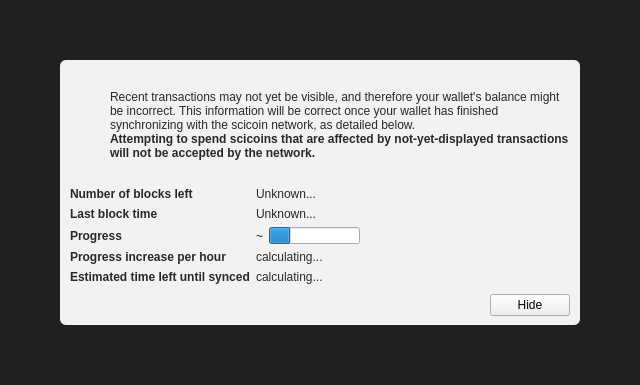
<?xml version="1.0" encoding="UTF-8"?>
<ui version="4.0">
 <class>ModalOverlay</class>
 <widget class="ModalOverlay" name="ModalOverlay">
  <property name="geometry">
   <rect>
    <x>0</x>
    <y>0</y>
    <width>640</width>
    <height>385</height>
   </rect>
  </property>
  <property name="windowTitle">
   <string>Form</string>
  </property>
  <layout class="QVBoxLayout" name="verticalLayout" stretch="0">
   <property name="sizeConstraint">
    <enum>QLayout::SetDefaultConstraint</enum>
   </property>
   <property name="leftMargin">
    <number>0</number>
   </property>
   <property name="topMargin">
    <number>0</number>
   </property>
   <property name="rightMargin">
    <number>0</number>
   </property>
   <property name="bottomMargin">
    <number>0</number>
   </property>
   <item>
    <widget class="QWidget" name="bgWidget" native="true">
     <property name="styleSheet">
      <string notr="true">#bgWidget { background: rgba(0,0,0,220); }</string>
     </property>
     <layout class="QVBoxLayout" name="verticalLayoutMain" stretch="1">
      <property name="leftMargin">
       <number>60</number>
      </property>
      <property name="topMargin">
       <number>60</number>
      </property>
      <property name="rightMargin">
       <number>60</number>
      </property>
      <property name="bottomMargin">
       <number>60</number>
      </property>
      <item>
       <widget class="QWidget" name="contentWidget" native="true">
        <property name="styleSheet">
         <string notr="true">#contentWidget { background: rgba(255,255,255,240); border-radius: 6px; }

QLabel { color: rgb(40,40,40);  }</string>
        </property>
        <layout class="QVBoxLayout" name="verticalLayoutSub" stretch="1,0,0,0">
         <property name="spacing">
          <number>0</number>
         </property>
         <property name="leftMargin">
          <number>10</number>
         </property>
         <property name="topMargin">
          <number>10</number>
         </property>
         <property name="rightMargin">
          <number>10</number>
         </property>
         <property name="bottomMargin">
          <number>10</number>
         </property>
         <item>
          <layout class="QHBoxLayout" name="horizontalLayoutIconText" stretch="0,1">
           <property name="topMargin">
            <number>20</number>
           </property>
           <item>
            <layout class="QVBoxLayout" name="verticalLayoutIcon">
             <property name="leftMargin">
              <number>0</number>
             </property>
             <item>
              <widget class="QPushButton" name="warningIcon">
               <property name="enabled">
                <bool>false</bool>
               </property>
               <property name="text">
                <string/>
               </property>
               <property name="icon">
                <iconset>
                 <normaloff>:/icons/warning</normaloff>
                 <disabledoff>:/icons/warning</disabledoff>:/icons/warning</iconset>
               </property>
               <property name="iconSize">
                <size>
                 <width>48</width>
                 <height>48</height>
                </size>
               </property>
               <property name="flat">
                <bool>true</bool>
               </property>
              </widget>
             </item>
             <item>
              <spacer name="verticalSpacerWarningIcon">
               <property name="orientation">
                <enum>Qt::Vertical</enum>
               </property>
               <property name="sizeHint" stdset="0">
                <size>
                 <width>20</width>
                 <height>40</height>
                </size>
               </property>
              </spacer>
             </item>
            </layout>
           </item>
           <item>
            <layout class="QVBoxLayout" name="verticalLayoutInfoText">
             <property name="leftMargin">
              <number>0</number>
             </property>
             <property name="topMargin">
              <number>0</number>
             </property>
             <item>
              <widget class="QLabel" name="infoText">
               <property name="text">
                <string>Recent transactions may not yet be visible, and therefore your wallet's balance might be incorrect. This information will be correct once your wallet has finished synchronizing with the scicoin network, as detailed below.</string>
               </property>
               <property name="textFormat">
                <enum>Qt::RichText</enum>
               </property>
               <property name="wordWrap">
                <bool>true</bool>
               </property>
              </widget>
             </item>
             <item>
              <widget class="QLabel" name="infoTextStrong">
               <property name="font">
                <font>
                 <weight>75</weight>
                 <bold>true</bold>
                </font>
               </property>
               <property name="text">
                <string>Attempting to spend scicoins that are affected by not-yet-displayed transactions will not be accepted by the network.</string>
               </property>
               <property name="textFormat">
                <enum>Qt::RichText</enum>
               </property>
               <property name="wordWrap">
                <bool>true</bool>
               </property>
              </widget>
             </item>
             <item>
              <spacer name="verticalSpacerInTextSpace">
               <property name="orientation">
                <enum>Qt::Vertical</enum>
               </property>
               <property name="sizeHint" stdset="0">
                <size>
                 <width>20</width>
                 <height>40</height>
                </size>
               </property>
              </spacer>
             </item>
            </layout>
           </item>
          </layout>
         </item>
         <item>
          <spacer name="verticalSpacerAfterText">
           <property name="orientation">
            <enum>Qt::Vertical</enum>
           </property>
           <property name="sizeHint" stdset="0">
            <size>
             <width>20</width>
             <height>40</height>
            </size>
           </property>
          </spacer>
         </item>
         <item>
          <layout class="QFormLayout" name="formLayout">
           <property name="fieldGrowthPolicy">
            <enum>QFormLayout::FieldsStayAtSizeHint</enum>
           </property>
           <property name="horizontalSpacing">
            <number>6</number>
           </property>
           <property name="verticalSpacing">
            <number>6</number>
           </property>
           <property name="topMargin">
            <number>10</number>
           </property>
           <item row="0" column="0">
            <widget class="QLabel" name="labelNumberOfBlocksLeft">
             <property name="font">
              <font>
               <weight>75</weight>
               <bold>true</bold>
              </font>
             </property>
             <property name="text">
              <string>Number of blocks left</string>
             </property>
            </widget>
           </item>
           <item row="0" column="1">
            <widget class="QLabel" name="numberOfBlocksLeft">
             <property name="text">
              <string>Unknown...</string>
             </property>
            </widget>
           </item>
           <item row="1" column="0">
            <widget class="QLabel" name="labelLastBlockTime">
             <property name="font">
              <font>
               <weight>75</weight>
               <bold>true</bold>
              </font>
             </property>
             <property name="text">
              <string>Last block time</string>
             </property>
            </widget>
           </item>
           <item row="1" column="1">
            <widget class="QLabel" name="newestBlockDate">
             <property name="sizePolicy">
              <sizepolicy hsizetype="Maximum" vsizetype="Preferred">
               <horstretch>0</horstretch>
               <verstretch>0</verstretch>
              </sizepolicy>
             </property>
             <property name="text">
              <string>Unknown...</string>
             </property>
            </widget>
           </item>
           <item row="2" column="0">
            <widget class="QLabel" name="labelSyncDone">
             <property name="font">
              <font>
               <weight>75</weight>
               <bold>true</bold>
              </font>
             </property>
             <property name="text">
              <string>Progress</string>
             </property>
            </widget>
           </item>
           <item row="2" column="1">
            <layout class="QHBoxLayout" name="horizontalLayoutSync" stretch="0,1">
             <item>
              <widget class="QLabel" name="percentageProgress">
               <property name="text">
                <string notr="true">~</string>
               </property>
              </widget>
             </item>
             <item>
              <widget class="QProgressBar" name="progressBar">
               <property name="value">
                <number>24</number>
               </property>
               <property name="format">
                <string/>
               </property>
              </widget>
             </item>
            </layout>
           </item>
           <item row="4" column="0">
            <widget class="QLabel" name="labelProgressIncrease">
             <property name="font">
              <font>
               <weight>75</weight>
               <bold>true</bold>
              </font>
             </property>
             <property name="text">
              <string>Progress increase per hour</string>
             </property>
            </widget>
           </item>
           <item row="4" column="1">
            <widget class="QLabel" name="progressIncreasePerH">
             <property name="text">
              <string>calculating...</string>
             </property>
            </widget>
           </item>
           <item row="5" column="0">
            <widget class="QLabel" name="labelEstimatedTimeLeft">
             <property name="font">
              <font>
               <weight>75</weight>
               <bold>true</bold>
              </font>
             </property>
             <property name="text">
              <string>Estimated time left until synced</string>
             </property>
            </widget>
           </item>
           <item row="5" column="1">
            <widget class="QLabel" name="expectedTimeLeft">
             <property name="text">
              <string>calculating...</string>
             </property>
            </widget>
           </item>
          </layout>
         </item>
         <item>
          <layout class="QHBoxLayout" name="horizontalLayoutButtons">
           <property name="leftMargin">
            <number>10</number>
           </property>
           <property name="topMargin">
            <number>10</number>
           </property>
           <item>
            <spacer name="horizontalSpacer">
             <property name="orientation">
              <enum>Qt::Horizontal</enum>
             </property>
             <property name="sizeHint" stdset="0">
              <size>
               <width>40</width>
               <height>20</height>
              </size>
             </property>
            </spacer>
           </item>
           <item>
            <widget class="QPushButton" name="closeButton">
             <property name="text">
              <string>Hide</string>
             </property>
            </widget>
           </item>
          </layout>
         </item>
        </layout>
       </widget>
      </item>
     </layout>
    </widget>
   </item>
  </layout>
 </widget>
 <customwidgets>
  <customwidget>
   <class>ModalOverlay</class>
   <extends>QWidget</extends>
   <header>modaloverlay.h</header>
   <container>1</container>
  </customwidget>
 </customwidgets>
 <resources/>
 <connections/>
</ui>
